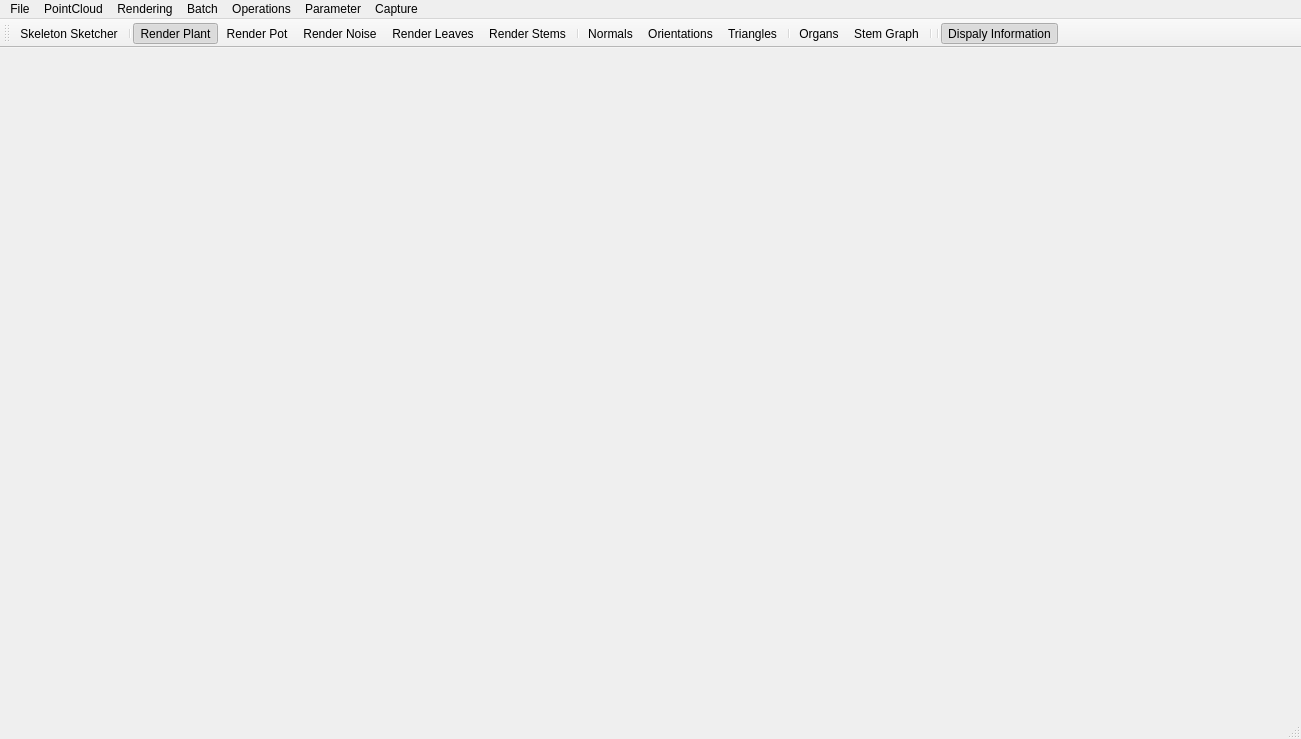
<?xml version="1.0" encoding="UTF-8"?>
<ui version="4.0">
 <class>MainWindowClass</class>
 <widget class="QMainWindow" name="MainWindowClass">
  <property name="geometry">
   <rect>
    <x>0</x>
    <y>0</y>
    <width>1301</width>
    <height>739</height>
   </rect>
  </property>
  <property name="focusPolicy">
   <enum>Qt::StrongFocus</enum>
  </property>
  <property name="windowTitle">
   <string>MainWindow</string>
  </property>
  <widget class="QWidget" name="centralWidget">
   <property name="sizePolicy">
    <sizepolicy hsizetype="Maximum" vsizetype="Maximum">
     <horstretch>0</horstretch>
     <verstretch>0</verstretch>
    </sizepolicy>
   </property>
   <property name="autoFillBackground">
    <bool>false</bool>
   </property>
  </widget>
  <widget class="QMenuBar" name="menuBar">
   <property name="geometry">
    <rect>
     <x>0</x>
     <y>0</y>
     <width>1301</width>
     <height>21</height>
    </rect>
   </property>
   <widget class="QMenu" name="menuFile">
    <property name="title">
     <string>File</string>
    </property>
    <widget class="QMenu" name="menuRecentWorkspaces">
     <property name="title">
      <string>Recent Workspaces</string>
     </property>
    </widget>
    <addaction name="actionSetWorkspace"/>
    <addaction name="menuRecentWorkspaces"/>
    <addaction name="separator"/>
    <addaction name="actionSaveRegistrator"/>
    <addaction name="actionSaveRegisteredPoints"/>
    <addaction name="separator"/>
    <addaction name="actionPOVRaySnapshot"/>
    <addaction name="actionPOVRayAnimation"/>
    <addaction name="actionPovRayFrames"/>
    <addaction name="separator"/>
    <addaction name="actionLoadMeshModel"/>
    <addaction name="actionSaveSceneAsObj"/>
    <addaction name="separator"/>
    <addaction name="actionLoadCamera"/>
    <addaction name="actionSaveCamera"/>
   </widget>
   <widget class="QMenu" name="menuPointCloud">
    <property name="title">
     <string>PointCloud</string>
    </property>
    <addaction name="actionRegistrationICP"/>
    <addaction name="actionRegistrationLUM"/>
    <addaction name="actionRefineAxis"/>
   </widget>
   <widget class="QMenu" name="menuView">
    <property name="title">
     <string>Rendering</string>
    </property>
    <addaction name="actionIncreasePointSize"/>
    <addaction name="actionDecreasePointSize"/>
    <addaction name="actionIncreaseLineWidth"/>
    <addaction name="actionDecreaseLineWidth"/>
    <addaction name="separator"/>
    <addaction name="actionRenderPlant"/>
    <addaction name="actionRenderPot"/>
    <addaction name="actionRenderNoise"/>
    <addaction name="actionRenderLeaves"/>
    <addaction name="actionRenderStems"/>
    <addaction name="separator"/>
    <addaction name="actionRenderNormals"/>
    <addaction name="actionRenderOrientations"/>
    <addaction name="actionRenderTriangles"/>
    <addaction name="separator"/>
    <addaction name="actionRenderOrgans"/>
    <addaction name="actionRenderStemGraph"/>
    <addaction name="separator"/>
    <addaction name="actionForceCenterScene"/>
    <addaction name="separator"/>
   </widget>
   <widget class="QMenu" name="menuBatch">
    <property name="title">
     <string>Batch</string>
    </property>
    <addaction name="actionGeneratePoints"/>
    <addaction name="actionBatchRegistration"/>
    <addaction name="separator"/>
    <addaction name="actionBatchEstimateNormal"/>
    <addaction name="actionBatchEstimateThickness"/>
    <addaction name="actionBatchEstimateOrientation"/>
    <addaction name="separator"/>
    <addaction name="actionCancelTasks"/>
    <addaction name="separator"/>
    <addaction name="actionBatchRenameViews"/>
    <addaction name="actionBatchRenameFrames"/>
    <addaction name="actionBatchExtractPoints"/>
    <addaction name="actionBatchVirtualScan"/>
    <addaction name="actionExtractPlant"/>
    <addaction name="separator"/>
    <addaction name="actionRemoveBadFrames"/>
    <addaction name="actionExtractKeyFrames"/>
    <addaction name="actionRotateCloud"/>
    <addaction name="separator"/>
   </widget>
   <widget class="QMenu" name="menuParameter">
    <property name="title">
     <string>Parameter</string>
    </property>
    <addaction name="actionParameterMaster"/>
    <addaction name="actionEnableInformation"/>
    <addaction name="separator"/>
    <addaction name="actionSaveParameters"/>
    <addaction name="actionLoadParameters"/>
    <addaction name="separator"/>
    <addaction name="actionSkeletonSketcher"/>
   </widget>
   <widget class="QMenu" name="menuGo_Back">
    <property name="title">
     <string>Operations</string>
    </property>
    <addaction name="actionForwardClassify"/>
    <addaction name="actionBackwardClassify"/>
    <addaction name="separator"/>
    <addaction name="actionFSmoothLeaves"/>
    <addaction name="actionBSmoothLeaves"/>
    <addaction name="separator"/>
    <addaction name="actionFSmoothStems"/>
    <addaction name="actionBSmoothStems"/>
    <addaction name="separator"/>
    <addaction name="actionAbsoluteClassify"/>
    <addaction name="actionDecomposeLeaves"/>
    <addaction name="actionDecomposeStems"/>
    <addaction name="separator"/>
   </widget>
   <widget class="QMenu" name="menuCapture">
    <property name="title">
     <string>Capture</string>
    </property>
    <addaction name="actionStartCapture"/>
    <addaction name="actionStopCapture"/>
    <addaction name="actionWaterPlant"/>
   </widget>
   <addaction name="menuFile"/>
   <addaction name="menuPointCloud"/>
   <addaction name="menuView"/>
   <addaction name="menuBatch"/>
   <addaction name="menuGo_Back"/>
   <addaction name="menuParameter"/>
   <addaction name="menuCapture"/>
  </widget>
  <widget class="QStatusBar" name="statusBar"/>
  <widget class="QToolBar" name="mainToolBar">
   <attribute name="toolBarArea">
    <enum>TopToolBarArea</enum>
   </attribute>
   <attribute name="toolBarBreak">
    <bool>false</bool>
   </attribute>
   <addaction name="actionSkeletonSketcher"/>
   <addaction name="separator"/>
   <addaction name="actionRenderPlant"/>
   <addaction name="actionRenderPot"/>
   <addaction name="actionRenderNoise"/>
   <addaction name="actionRenderLeaves"/>
   <addaction name="actionRenderStems"/>
   <addaction name="separator"/>
   <addaction name="actionRenderNormals"/>
   <addaction name="actionRenderOrientations"/>
   <addaction name="actionRenderTriangles"/>
   <addaction name="separator"/>
   <addaction name="actionRenderOrgans"/>
   <addaction name="actionRenderStemGraph"/>
   <addaction name="separator"/>
   <addaction name="separator"/>
   <addaction name="actionEnableInformation"/>
  </widget>
  <action name="actionSetWorkspace">
   <property name="text">
    <string>Set Workspace</string>
   </property>
   <property name="shortcut">
    <string>Ctrl+W</string>
   </property>
  </action>
  <action name="actionSaveRegistrator">
   <property name="text">
    <string>Save Registrator</string>
   </property>
  </action>
  <action name="actionRegistrationICP">
   <property name="text">
    <string>ICP Registration</string>
   </property>
   <property name="shortcut">
    <string>Ctrl+I</string>
   </property>
  </action>
  <action name="actionIncreasePointSize">
   <property name="text">
    <string>Increase Point Size</string>
   </property>
   <property name="shortcut">
    <string>Ctrl+=</string>
   </property>
  </action>
  <action name="actionDecreasePointSize">
   <property name="text">
    <string>Decrease Point Size</string>
   </property>
   <property name="shortcut">
    <string>Ctrl+-</string>
   </property>
  </action>
  <action name="actionIncreaseLineWidth">
   <property name="text">
    <string>Increase Line Width</string>
   </property>
   <property name="shortcut">
    <string>+</string>
   </property>
  </action>
  <action name="actionDecreaseLineWidth">
   <property name="text">
    <string>Decrease Line Width</string>
   </property>
   <property name="shortcut">
    <string>_</string>
   </property>
  </action>
  <action name="actionRefineAxis">
   <property name="text">
    <string>Refine Axis</string>
   </property>
   <property name="shortcut">
    <string>Ctrl+R</string>
   </property>
  </action>
  <action name="actionSaveRegisteredPoints">
   <property name="text">
    <string>Save Registered Points</string>
   </property>
  </action>
  <action name="actionGeneratePoints">
   <property name="text">
    <string>Generate Points</string>
   </property>
  </action>
  <action name="actionBatchRegistration">
   <property name="text">
    <string>Registration</string>
   </property>
  </action>
  <action name="actionBatchRenameViews">
   <property name="text">
    <string>Rename Views</string>
   </property>
  </action>
  <action name="actionRegistrationLUM">
   <property name="text">
    <string>LUM Registration</string>
   </property>
  </action>
  <action name="actionRenderPlant">
   <property name="checkable">
    <bool>true</bool>
   </property>
   <property name="checked">
    <bool>true</bool>
   </property>
   <property name="text">
    <string>Render Plant</string>
   </property>
  </action>
  <action name="actionRenderPot">
   <property name="checkable">
    <bool>true</bool>
   </property>
   <property name="checked">
    <bool>false</bool>
   </property>
   <property name="text">
    <string>Render Pot</string>
   </property>
  </action>
  <action name="actionRenderNoise">
   <property name="checkable">
    <bool>true</bool>
   </property>
   <property name="checked">
    <bool>false</bool>
   </property>
   <property name="text">
    <string>Render Noise</string>
   </property>
  </action>
  <action name="actionRenderTriangles">
   <property name="checkable">
    <bool>true</bool>
   </property>
   <property name="checked">
    <bool>false</bool>
   </property>
   <property name="text">
    <string>Triangles</string>
   </property>
  </action>
  <action name="actionRenderStemGraph">
   <property name="checkable">
    <bool>true</bool>
   </property>
   <property name="checked">
    <bool>false</bool>
   </property>
   <property name="text">
    <string>Stem Graph</string>
   </property>
  </action>
  <action name="actionRenderOrgans">
   <property name="checkable">
    <bool>true</bool>
   </property>
   <property name="checked">
    <bool>false</bool>
   </property>
   <property name="text">
    <string>Organs</string>
   </property>
  </action>
  <action name="actionPOVRaySnapshot">
   <property name="text">
    <string>POV-Ray Snapshot</string>
   </property>
  </action>
  <action name="actionPOVRayAnimation">
   <property name="text">
    <string>POV-Ray Animation</string>
   </property>
  </action>
  <action name="actionCancelTasks">
   <property name="text">
    <string>Cancel Tasks</string>
   </property>
  </action>
  <action name="actionParameterMaster">
   <property name="text">
    <string>Parameter Master</string>
   </property>
  </action>
  <action name="actionBatchExtractPoints">
   <property name="text">
    <string>Extract Points</string>
   </property>
  </action>
  <action name="actionBatchRenameFrames">
   <property name="text">
    <string>Rename Frames</string>
   </property>
  </action>
  <action name="actionBatchEstimateNormal">
   <property name="text">
    <string>Estimate Normal</string>
   </property>
  </action>
  <action name="actionRenderNormals">
   <property name="checkable">
    <bool>true</bool>
   </property>
   <property name="text">
    <string>Normals</string>
   </property>
  </action>
  <action name="actionBatchEstimateThickness">
   <property name="text">
    <string>Estimate Thickness</string>
   </property>
  </action>
  <action name="actionBatchVirtualScan">
   <property name="text">
    <string>Virtual Scan</string>
   </property>
  </action>
  <action name="actionLoadMeshModel">
   <property name="text">
    <string>Load Mesh Model</string>
   </property>
  </action>
  <action name="actionPovRayFrames">
   <property name="text">
    <string>POV-Ray Frames</string>
   </property>
  </action>
  <action name="actionRemoveBadFrames">
   <property name="text">
    <string>Remove Bad Frames</string>
   </property>
  </action>
  <action name="actionExtractPlant">
   <property name="text">
    <string>Extract Plant</string>
   </property>
  </action>
  <action name="actionSaveSceneAsObj">
   <property name="text">
    <string>Save Scene as .obj</string>
   </property>
  </action>
  <action name="actionBatchEstimateOrientation">
   <property name="checkable">
    <bool>false</bool>
   </property>
   <property name="text">
    <string>Estimate Orientation</string>
   </property>
  </action>
  <action name="actionSaveCamera">
   <property name="text">
    <string>Save Camera</string>
   </property>
  </action>
  <action name="actionLoadCamera">
   <property name="text">
    <string>Load Camera</string>
   </property>
  </action>
  <action name="actionExtractKeyFrames">
   <property name="text">
    <string>Extract Key Frames</string>
   </property>
  </action>
  <action name="actionForceCenterScene">
   <property name="text">
    <string>Center Scene</string>
   </property>
  </action>
  <action name="actionEnableInformation">
   <property name="checkable">
    <bool>true</bool>
   </property>
   <property name="checked">
    <bool>true</bool>
   </property>
   <property name="text">
    <string>Dispaly Information</string>
   </property>
  </action>
  <action name="actionRenderLeaves">
   <property name="checkable">
    <bool>true</bool>
   </property>
   <property name="checked">
    <bool>false</bool>
   </property>
   <property name="text">
    <string>Render Leaves</string>
   </property>
  </action>
  <action name="actionRenderStems">
   <property name="checkable">
    <bool>true</bool>
   </property>
   <property name="checked">
    <bool>false</bool>
   </property>
   <property name="text">
    <string>Render Stems</string>
   </property>
  </action>
  <action name="actionRotateCloud">
   <property name="text">
    <string>Rotate Cloud</string>
   </property>
  </action>
  <action name="actionLoadParameters">
   <property name="text">
    <string>Load Parameters</string>
   </property>
  </action>
  <action name="actionSaveParameters">
   <property name="text">
    <string>Save Parameters</string>
   </property>
  </action>
  <action name="actionRenderOrientations">
   <property name="checkable">
    <bool>true</bool>
   </property>
   <property name="text">
    <string>Orientations</string>
   </property>
  </action>
  <action name="actionForwardClassify">
   <property name="text">
    <string>Forward Classify</string>
   </property>
  </action>
  <action name="actionBackwardClassify">
   <property name="text">
    <string>Backward Classify</string>
   </property>
  </action>
  <action name="actionSkeletonSketcher">
   <property name="checkable">
    <bool>true</bool>
   </property>
   <property name="text">
    <string>Skeleton Sketcher</string>
   </property>
  </action>
  <action name="actionFSmoothLeaves">
   <property name="text">
    <string>FSmooth Leaves</string>
   </property>
  </action>
  <action name="actionBSmoothLeaves">
   <property name="text">
    <string>BSmooth Leaves</string>
   </property>
  </action>
  <action name="actionFSmoothStems">
   <property name="text">
    <string>FSmooth Stems</string>
   </property>
  </action>
  <action name="actionBSmoothStems">
   <property name="text">
    <string>BSmooth Stems</string>
   </property>
  </action>
  <action name="actionDecomposeLeaves">
   <property name="text">
    <string>Decompose Leaves</string>
   </property>
  </action>
  <action name="actionDecomposeStems">
   <property name="text">
    <string>Decompose Stems</string>
   </property>
  </action>
  <action name="actionAbsoluteClassify">
   <property name="text">
    <string>Absolute Classify</string>
   </property>
  </action>
  <action name="actionStartCapture">
   <property name="text">
    <string>Start</string>
   </property>
  </action>
  <action name="actionStopCapture">
   <property name="text">
    <string>Stop</string>
   </property>
  </action>
  <action name="actionWaterPlant">
   <property name="text">
    <string>Water</string>
   </property>
  </action>
 </widget>
 <layoutdefault spacing="6" margin="11"/>
 <resources>
  <include location="main_window.qrc"/>
 </resources>
 <connections/>
</ui>
